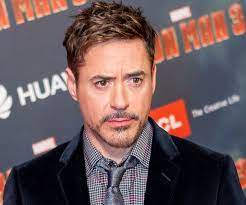
#> input picture FaceRecognationProjectByCollage/2.jpg, 246 x 205 px
$ python '3. face recognition.py'
#> lines starting #> are read from the running program, lines starting #| are printed output that depends on the picture; after the words box and inside, x2 and y2 are one past the last pixel; in counts of white or black regions, pixels touching at a corner belong together
import cv2

#Loading The Cascade File
face_cascade = cv2.CascadeClassifier('haarcascade_frontalface_default.xml')

#Reading the Input Image
# image= cv2.imread('1.jpg')
image= cv2.imread('2.jpg')
#> image is the input picture: shape (205, 246, 3); mean B, G, R 91.4, 88.8, 109.1

#Resizing the Image
img = cv2.resize(image,None,fx=0.3,fy=0.3)
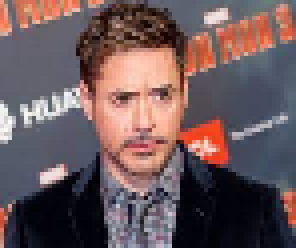
#> img: shape (62, 74, 3) (shown 4 times larger); mean B, G, R 90.9, 88.2, 108.3

#Converting the image into grayscale image
imgGray = cv2.cvtColor(img, cv2.COLOR_BGR2GRAY)
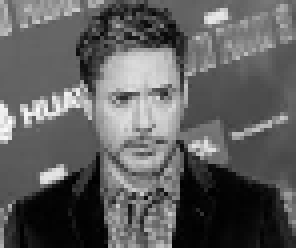
#> imgGray: shape (62, 74) (shown 4 times larger); min 1, max 252, mean 94.5

#Detecting The Faces
faces = face_cascade.detectMultiScale(imgGray, 1.2, 5)
#> faces = [[21, 13, 30, 30]]

#Pointing The Faces
for (x,y,w,h) in faces:
	cv2.rectangle(img, (x,y), (x+w, y+h), (255,0,0),2)
#> this loop made 1 pass
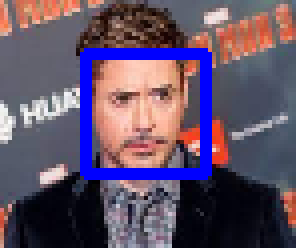
#> img: shape (62, 74, 3) (shown 4 times larger); 7.76% of pixels changed, all inside (x1, y1, x2, y2) = (20, 12, 53, 45)

#Displaying The Output Image
cv2.imshow('img', img)
cv2.waitKey()

$ run again, with FaceRecognationProjectByCollage/1.jpg copied over FaceRecognationProjectByCollage/2.jpg
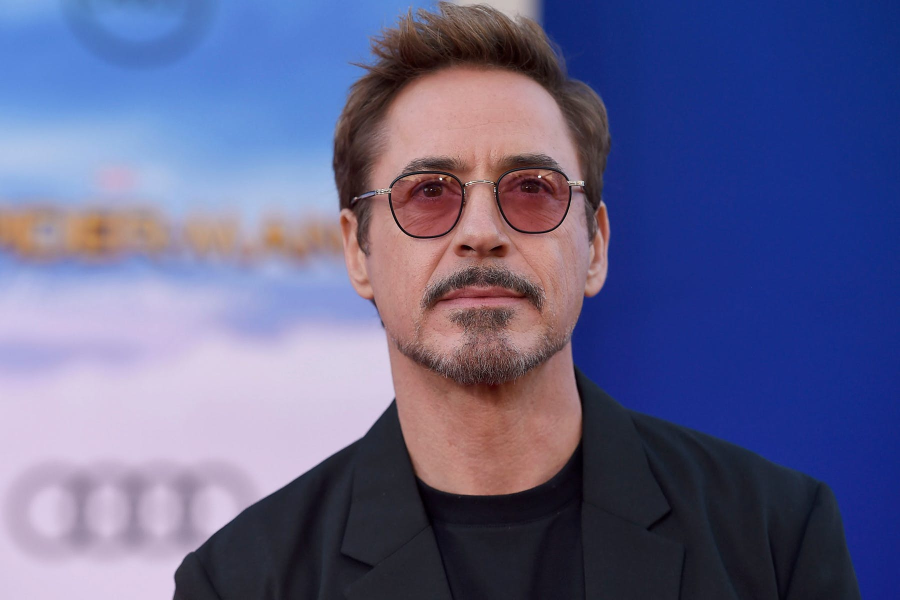
#> input picture FaceRecognationProjectByCollage/1.jpg, 1800 x 1200 px (shown at 1/2 size)
#> image is the input picture: shape (1200, 1800, 3); mean B, G, R 140.1, 99.5, 98.5
#> `imgGray = cv2.cvtColor(img, cv2.COLOR_BGR2GRAY)`:
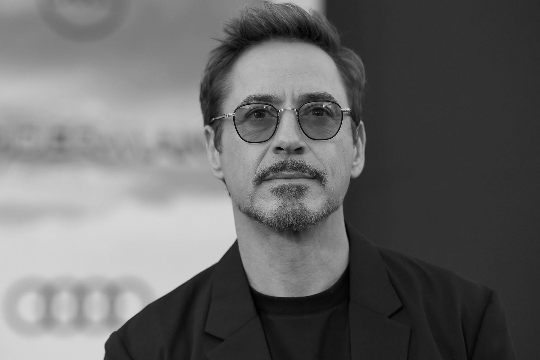
#> imgGray: shape (360, 540); min 1, max 237, mean 103.8
#> faces = [[193, 42, 193, 193]]
#> the loop `for (x,y,w,h) in faces:` made 1 pass
#> after the loop `for (x,y,w,h) in faces:`:
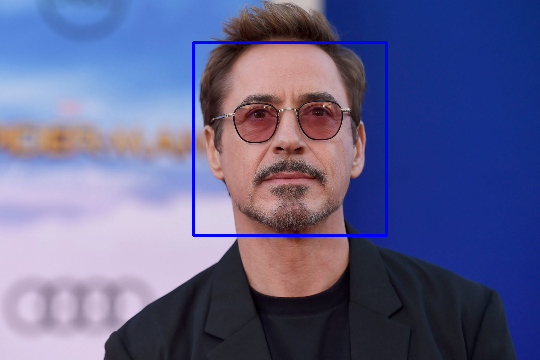
#> img: shape (360, 540, 3); mean B, G, R 141.4, 98.3, 97.3

$ run again, with FaceRecognationProjectByCollage/3.jpg copied over FaceRecognationProjectByCollage/2.jpg
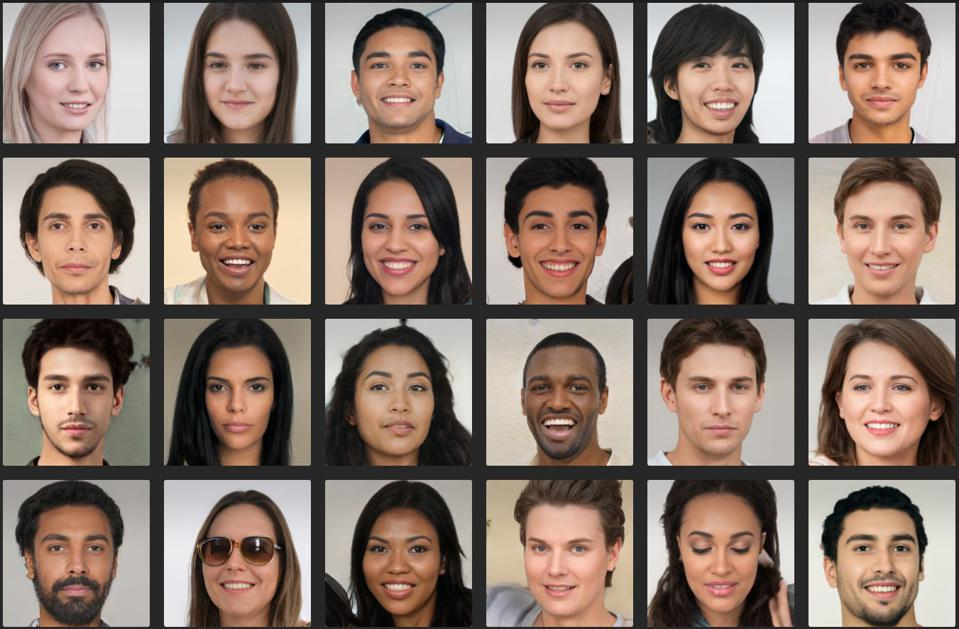
#> input picture FaceRecognationProjectByCollage/3.jpg, 959 x 629 px
#> image is the input picture: shape (629, 959, 3); mean B, G, R 106.2, 116.7, 135.2
#> `imgGray = cv2.cvtColor(img, cv2.COLOR_BGR2GRAY)`:
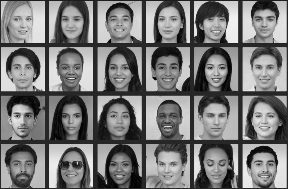
#> imgGray: shape (189, 288); min 0, max 244, mean 120.7
#> faces = 24 rows, first 6: [7, 7, 32, 32], [105, 8, 30, 30], [154, 8, 29, 29], [249, 8, 30, 30], [57, 8, 30, 30], [202, 10, 29, 29]
#> the loop `for (x,y,w,h) in faces:` made 24 passes
#> after the loop `for (x,y,w,h) in faces:`:
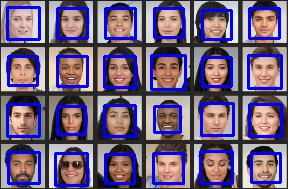
#> img: shape (189, 288, 3); mean B, G, R 130.4, 98.7, 114.4
